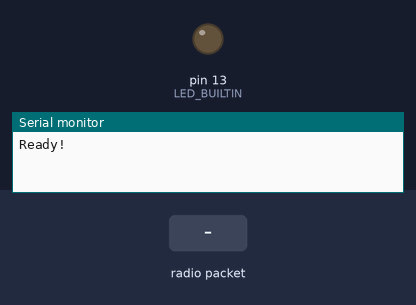
This sketch was run on a simulated Arduino Uno, built with avr-gcc and run on an emulated ATmega328P. On the bench: output pins drawn as LEDs (lit = HIGH), the last lines printed to the serial monitor. Dashed ring = blinking. The test bench sets the inputs (shaded band). No radio packets arrive unless stated; pins used as bus, display or sensor lines are not drawn.

Above: at 1.4 s.
1.5 s: radio packet "D" arrives
At 1.75 s:
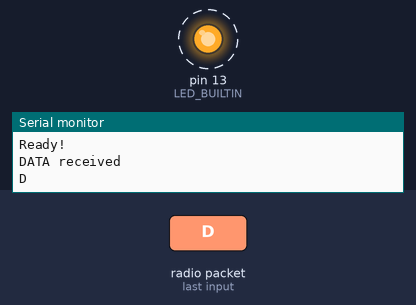
Timing chart, 0 to 4.5 s (numbered marks = the images above; inputs shaded):
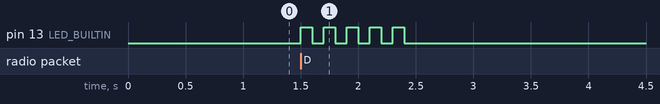

The sketch:

RF_Receiver.ino
```cpp
//This code was written using the functions of the Virtual Wire Library.
//Function list here: http://www.airspayce.com/mikem/arduino/VirtualWire/VirtualWire_8h.html

// The receiver can be powered directly from +5V and GND if wanted. As can the CS pin be set to +5V. This
// way you can free 4 pins on the Arduino

#include <VirtualWire.h>

#define VCC 9 // Power til RF receiver modulet
#define GND 12 // GND til RF receiver modulet
#define GND2 2 // GND til RF receiver modulet
#define CS 10 // Linear Output/Test
#define RX_PIN 11 // ATAD på RF receiver modulet


void setup()
{
  pinMode(GND,OUTPUT);        // Can be omitted if powered directly
  pinMode(GND2,OUTPUT);       // Can be omitted if powered directly
  pinMode(CS,OUTPUT);         // Can be omitted if powered directly
  pinMode(VCC,OUTPUT);        // Can be omitted if powered directly
  delay(30);                  // Can be omitted if powered directly
  pinMode(LED_BUILTIN,OUTPUT);
  digitalWrite(LED_BUILTIN,LOW);

  // Power up module
  digitalWrite(GND,LOW);        // Can be omitted if powered directly
  digitalWrite(GND2,LOW);       // Can be omitted if powered directly
  digitalWrite(CS,HIGH);        // Can be omitted if powered directly
  digitalWrite(VCC,HIGH);       // Can be omitted if powered directly

  delay(200);

  vw_set_ptt_inverted(true); // On a communication line means that each
    // party is either transmitting or receiving ( like a walkie talkie)
  vw_set_rx_pin(RX_PIN); // set receiver pin
  vw_setup(4000);        // Bits per sec
  vw_rx_start();         // Start Phase Locked Loop (listening to the receiver)
  Serial.begin(9600);
  Serial.write("Ready!\n");
}


void loop()
{
  uint8_t buf[VW_MAX_MESSAGE_LEN]; // 80 bytes is message length
  uint8_t buflen = VW_MAX_MESSAGE_LEN;

  if (vw_get_message(buf, &buflen)) { // if message received
    Serial.println("DATA received");
    // Terminate the sting at the right length.
    buf[buflen]='\0'; // NULL char at end of string


    if(buf[0]=='D'){  // and if the first letter in message array is D
      String str = (char*)buf;
      Serial.println(str);

      for(int i=0;i<5;i++){        // loop alternates between LED
          digitalWrite(LED_BUILTIN,HIGH);
          delay(100);
          digitalWrite(LED_BUILTIN,LOW);
          delay(100);
      }
    }
  }
}
```

Measured:
- after the input at 1.5 s, pin 13 (LED_BUILTIN): alternates HIGH for 0.10 s and LOW for 0.10 s, 10 changes in all, then stays LOW, starting at once
